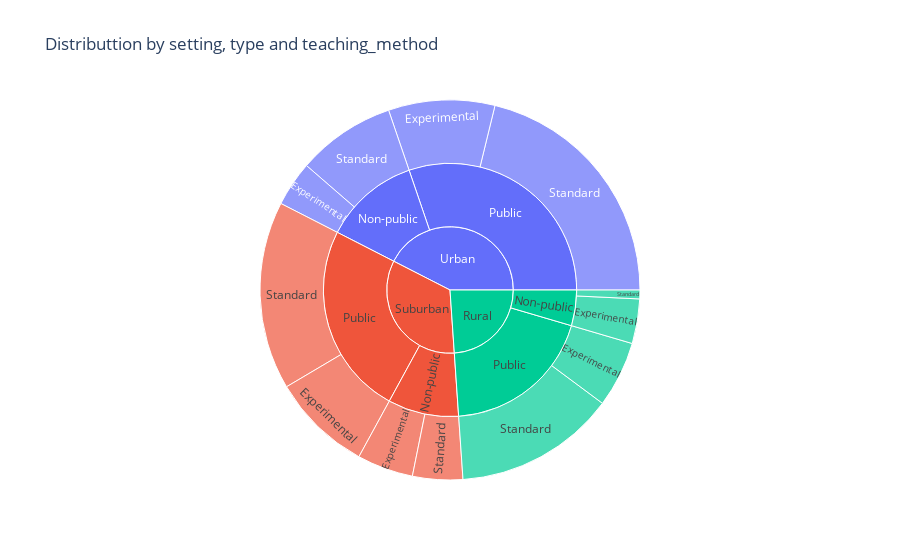

Source (notebook cell):
### Code cell
fig = px.sunburst(data.groupby(['school_type','school_setting','teaching_method','gender']).count().reset_index(), 
                  path=['school_setting','school_type','teaching_method'],
                  color_discrete_map={'Suburban':'black', 'Urban':'gold', 'Rural':'darkblue'},
                  values='n_student',title="Distributtion by setting, type and teaching_method",
                  height=500)
fig.show()

### Figure 1 — Plotly figure (JSON) as saved in the notebook; plotly's stock layout.template omitted (floating-point values rounded to 4 significant figures)
{"data": [{"branchvalues": "total", "domain": {"x": [0, 1], "y": [0, 1]}, "hovertemplate": "labels=%{label}<br>n_student=%{value}<br>parent=%{parent}<br>id=%{id}<extra></extra>", "ids": ["Rural/Non-public/Experimental", "Suburban/Non-public/Experimental", "Urban/Non-public/Experimental", "Rural/Public/Experimental", "Suburban/Public/Experimental", "Urban/Public/Experimental", "Rural/Non-public/Standard", "Suburban/Non-public/Standard", "Urban/Non-public/Standard", "Rural/Public/Standard", "Suburban/Public/Standard", "Urban/Public/Standard", "Rural/Non-public", "Suburban/Non-public", "Urban/Non-public", "Rural/Public", "Suburban/Public", "Urban/Public", "Rural", "Suburban", "Urban"], "labels": ["Experimental", "Experimental", "Experimental", "Experimental", "Experimental", "Experimental", "Standard", "Standard", "Standard", "Standard", "Standard", "Standard", "Non-public", "Non-public", "Non-public", "Public", "Public", "Public", "Rural", "Suburban", "Urban"], "name": "", "parents": ["Rural/Non-public", "Suburban/Non-public", "Urban/Non-public", "Rural/Public", "Suburban/Public", "Urban/Public", "Rural/Non-public", "Suburban/Non-public", "Urban/Non-public", "Rural/Public", "Suburban/Public", "Urban/Public", "Rural", "Suburban", "Urban", "Rural", "Suburban", "Urban", "", "", ""], "type": "sunburst", "values": [81, 102, 82, 120, 182, 193, 16, 91, 179, 293, 342, 452, 97, 193, 261, 413, 524, 645, 510, 717, 906]}], "layout": {"legend": {"tracegroupgap": 0}, "title": {"text": "Distributtion by setting, type and teaching_method"}, "autosize": true}}
